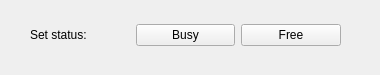
<?xml version="1.0" encoding="UTF-8"?>
<ui version="4.0">
 <class>set_status</class>
 <widget class="QWidget" name="set_status">
  <property name="geometry">
   <rect>
    <x>0</x>
    <y>0</y>
    <width>380</width>
    <height>75</height>
   </rect>
  </property>
  <property name="windowTitle">
   <string>Form</string>
  </property>
  <widget class="QWidget" name="">
   <property name="geometry">
    <rect>
     <x>30</x>
     <y>20</y>
     <width>311</width>
     <height>30</height>
    </rect>
   </property>
   <layout class="QHBoxLayout" name="horizontalLayout">
    <item>
     <widget class="QLabel" name="label">
      <property name="text">
       <string>Set status:</string>
      </property>
     </widget>
    </item>
    <item>
     <widget class="QPushButton" name="busybtn">
      <property name="text">
       <string>Busy</string>
      </property>
     </widget>
    </item>
    <item>
     <widget class="QPushButton" name="freebtn">
      <property name="text">
       <string>Free</string>
      </property>
     </widget>
    </item>
   </layout>
  </widget>
 </widget>
 <resources/>
 <connections/>
</ui>
